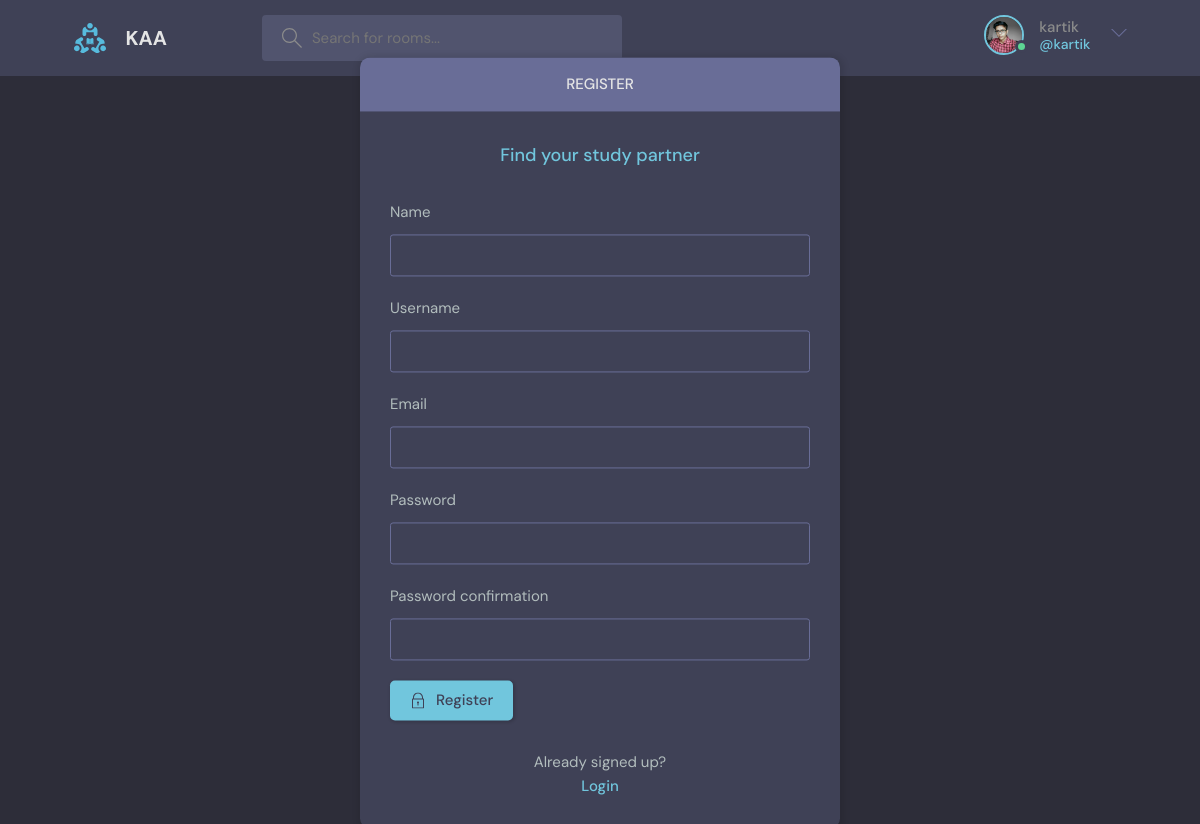
Page /register/ (signed in) on the committed database.
### base/models.py (models this page shows)
class User(AbstractUser):
    name = models.CharField(max_length=200, null=True)
    email = models.EmailField(unique=True ,null=True)
    bio = models.TextField(null=True)
    avatar = models.ImageField(null=True, default='avatar.svg')
    USERNAME_FIELD = 'email'
    REQUIRED_FIELDS = []

### base/views.py (the view, shortened to what this page needs)
# urls.py: path('register/', views.registerPage, name='register'),
def registerPage(request):
    form = MyUserCreationForm()
    context = {'form':form}
    return render(request,'base/login_register.html',context)

### base/forms.py
class MyUserCreationForm(UserCreationForm):
    class Meta:
        model = User
        fields = ['name','username','email','password1','password2']

### base/templates/base/login_register.html (shortened to what this page needs)
{% extends 'main.html' %}
{% block content %}
    <main class="auth layout">
      {% if page != 'login' %}
      <div class="container">
        <div class="layout__box">
          <div class="layout__boxHeader">
            <div class="layout__boxTitle">
              <h3>Register</h3>
            </div>
          </div>
          <div class="layout__body">
            <h2 class="auth__tagline">Find your study partner</h2>
            <form class="form" action="" method="POST">
              {% for field in form %}
              <div class="form__group form__group">
                <label for="room_name">{{field.label}}</label>
               {{field}}
              </div>
              {% endfor %}
              <button class="btn btn--main" type="submit">
                Register
              </button>
            </form>
            <div class="auth__action">
              <p>Already signed up?</p>
              <a href="{% url 'login' %}" class="btn btn--link">Login</a>
            </div>
          </div>
        </div>
      </div>
      {%endif%}
    </main>
{% endblock content %}

### templates/navbar.html (shortened to what this page needs)
{% load static %}
<header class="header header--loggedIn">
    <div class="container">
      <a href="{% url 'home' %}" class="header__logo">
        <img src="{% static 'images/logo.svg'%}" />
        <h1>KAA</h1>
      </a>
      <form class="header__search" method="GET" action="{% url 'home'%}">
        <label>
          <input name="q" placeholder="Search for rooms..." />
        </label>
      </form>
      <nav class="header__menu">
        {% if request.user.is_authenticated %}
        <div class="header__user">
          <a href="{% url 'update-user' %}">
            <div class="avatar avatar--medium active">
              <img src="{{request.user.avatar.url}}" />
            </div>
            <p>{{request.user.username}} <span>@{{request.user.username}}</span></p>
          </a>
          <button class="dropdown-button">
            <svg version="1.1" xmlns="http://www.w3.org/2000/svg" width="32" height="32" viewBox="0 0 32 32">
              <title>chevron-down</title>
              <path d="M16 21l-13-13h-3l16 16 16-16h-3l-13 13z"></path>
            </svg>
          </button>
        </div>
        {% endif %}
      </nav>
    </div>
  </header>

### rows in the picture
User: user.avatar (picture), user.username "kartik"

### other values in the picture
{{ field.label }} "Name" "Username" "Email" "Password" "Password confirmation"
